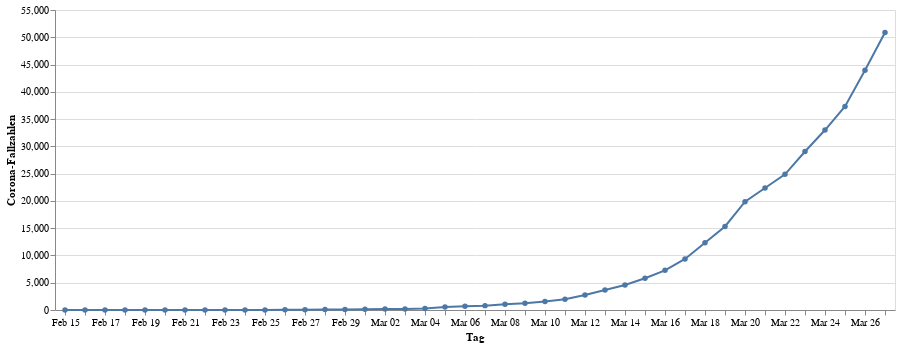

Notebook source saved alongside this figure:
### Code cell
infections = alt.Chart(data).mark_line(point=True).encode(
    alt.X("monthdate(day):O", title="Tag"),
    alt.Y("cases:Q", title="Corona-Fallzahlen"))
infections

### Figure 1 — Vega-Lite specification as saved in the notebook (floating-point values rounded to 4 significant figures)
{"config": {"view": {"continuousWidth": 400, "continuousHeight": 300}}, "data": {"name": "data-d974df5f2eaf20081069796e8a0e68bd"}, "mark": {"type": "line", "point": true}, "encoding": {"x": {"type": "ordinal", "field": "day", "timeUnit": "monthdate", "title": "Tag"}, "y": {"type": "quantitative", "field": "cases", "title": "Corona-Fallzahlen"}}, "$schema": "https://vega.github.io/schema/vega-lite/v4.0.2.json", "datasets": {"data-d974df5f2eaf20081069796e8a0e68bd": [{"day": "2020-02-15T00:00:00", "cases": 16}, {"day": "2020-02-16T00:00:00", "cases": 16}, {"day": "2020-02-17T00:00:00", "cases": 16}, {"day": "2020-02-18T00:00:00", "cases": 16}, {"day": "2020-02-19T00:00:00", "cases": 16}, {"day": "2020-02-20T00:00:00", "cases": 16}, {"day": "2020-02-21T00:00:00", "cases": 16}, {"day": "2020-02-22T00:00:00", "cases": 16}, {"day": "2020-02-23T00:00:00", "cases": 16}, {"day": "2020-02-24T00:00:00", "cases": 16}, {"day": "2020-02-25T00:00:00", "cases": 18}, {"day": "2020-02-26T00:00:00", "cases": 26}, {"day": "2020-02-27T00:00:00", "cases": 48}, {"day": "2020-02-28T00:00:00", "cases": 74}, {"day": "2020-02-29T00:00:00", "cases": 79}, {"day": "2020-03-01T00:00:00", "cases": 130}, {"day": "2020-03-02T00:00:00", "cases": 165}, {"day": "2020-03-03T00:00:00", "cases": 203}, {"day": "2020-03-04T00:00:00", "cases": 262}, {"day": "2020-03-05T00:00:00", "cases": 545}, {"day": "2020-03-06T00:00:00", "cases": 670}, {"day": "2020-03-07T00:00:00", "cases": 800}, {"day": "2020-03-08T00:00:00", "cases": 1040}, {"day": "2020-03-09T00:00:00", "cases": 1224}, {"day": "2020-03-10T00:00:00", "cases": 1565}, {"day": "2020-03-11T00:00:00", "cases": 1966}, {"day": "2020-03-12T00:00:00", "cases": 2745}, {"day": "2020-03-13T00:00:00", "cases": 3675}, {"day": "2020-03-14T00:00:00", "cases": 4599}, {"day": "2020-03-15T00:00:00", "cases": 5813}, {"day": "2020-03-16T00:00:00", "cases": 7272}, {"day": "2020-03-17T00:00:00", "cases": 9367}, {"day": "2020-03-18T00:00:00", "cases": 12327}, {"day": "2020-03-19T00:00:00", "cases": 15320}, {"day": "2020-03-20T00:00:00", "cases": 19848}, {"day": "2020-03-21T00:00:00", "cases": 22364}, {"day": "2020-03-22T00:00:00", "cases": 24873}, {"day": "2020-03-23T00:00:00", "cases": 29056}, {"day": "2020-03-24T00:00:00", "cases": 32991}, {"day": "2020-03-25T00:00:00", "cases": 37323}, {"day": "2020-03-26T00:00:00", "cases": 43938}, {"day": "2020-03-27T00:00:00", "cases": 50871}]}}
